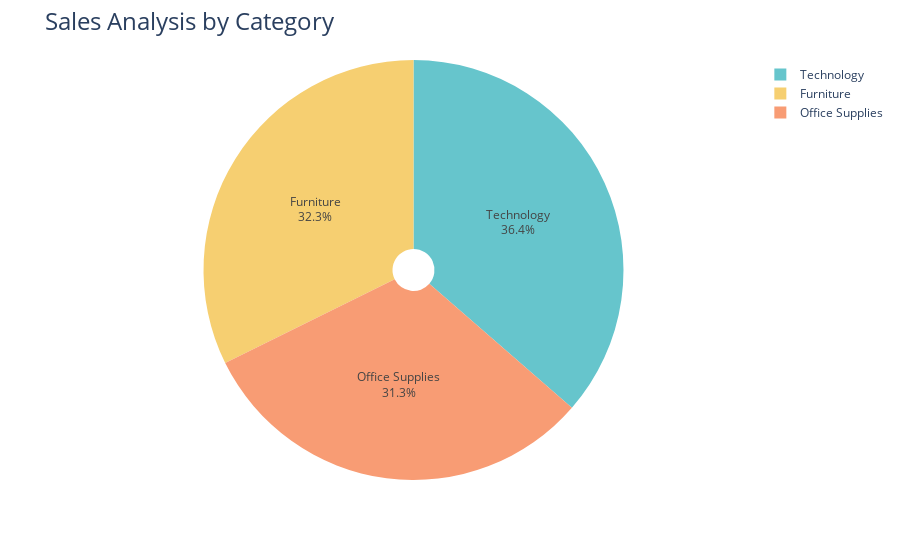

Notebook cell for this chart:
### Code cell
fig = px.pie(sales_by_category,
             names = 'Category',
             values = 'Sales',
             hole = 0.1,
             color_discrete_sequence = px.colors.qualitative.Pastel)

fig.update_traces(textposition = 'inside', textinfo = 'percent+label')

fig.update_layout(title_text = 'Sales Analysis by Category', title_font = dict(size=24))


fig.show()

### Figure 1 — Plotly figure (JSON) as saved in the notebook; plotly's stock layout.template omitted (floating-point values rounded to 4 significant figures)
{"data": [{"domain": {"x": [0, 1], "y": [0, 1]}, "hole": 0.1, "hovertemplate": "Category=%{label}<br>Sales=%{value}<extra></extra>", "labels": ["Furniture", "Office Supplies", "Technology"], "legendgroup": "", "name": "", "showlegend": true, "textinfo": "percent+label", "textposition": "inside", "type": "pie", "values": [742000.0, 719000.0, 836200.0]}], "layout": {"autosize": true, "legend": {"tracegroupgap": 0}, "margin": {"t": 60}, "piecolorway": ["rgb(102, 197, 204)", "rgb(246, 207, 113)", "rgb(248, 156, 116)", "rgb(220, 176, 242)", "rgb(135, 197, 95)", "rgb(158, 185, 243)", "rgb(254, 136, 177)", "rgb(201, 219, 116)", "rgb(139, 224, 164)", "rgb(180, 151, 231)", "rgb(179, 179, 179)"], "title": {"font": {"size": 24}, "text": "Sales Analysis by Category"}}}
